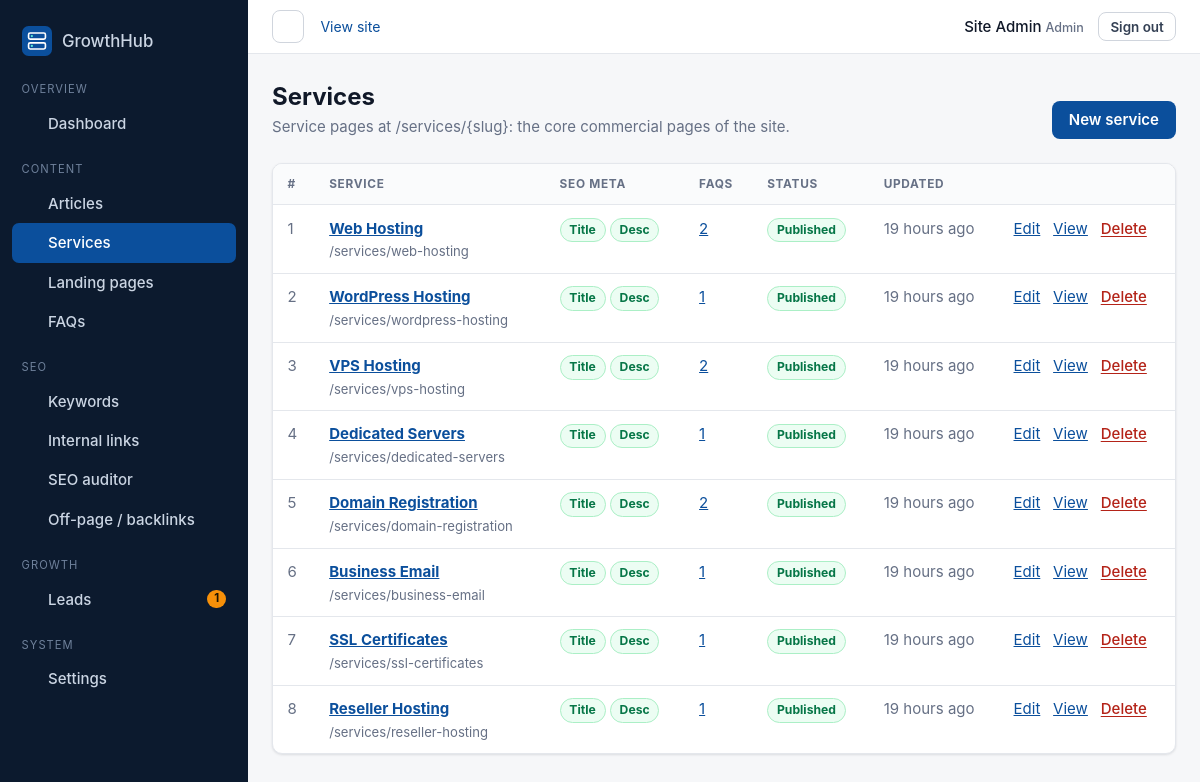
Page /admin/services/index.php (signed in) on the committed database.
### tables this page shows
CREATE TABLE users (
    id            INT UNSIGNED AUTO_INCREMENT PRIMARY KEY,
    name          VARCHAR(100) NOT NULL,
    email         VARCHAR(190) NOT NULL,
    password_hash VARCHAR(255) NOT NULL,
    role          ENUM('admin', 'editor') NOT NULL DEFAULT 'editor',
    last_login_at DATETIME NULL,
    notifications_seen_at DATETIME NULL,
    created_at    DATETIME NOT NULL DEFAULT CURRENT_TIMESTAMP,
    updated_at    DATETIME NOT NULL DEFAULT CURRENT_TIMESTAMP ON UPDATE CURRENT_TIMESTAMP,
    UNIQUE KEY uq_users_email (email)
);

CREATE TABLE services (
    id               INT UNSIGNED AUTO_INCREMENT PRIMARY KEY,
    name             VARCHAR(150) NOT NULL,
    slug             VARCHAR(120) NOT NULL,
    icon             VARCHAR(40)  NOT NULL DEFAULT 'server',
    description      VARCHAR(300) NOT NULL,
    content          MEDIUMTEXT   NOT NULL,
    features         TEXT         NULL COMMENT 'One feature per line',
    primary_keyword  VARCHAR(150) NULL,
    external_url     VARCHAR(255) NULL COMMENT 'Matching product page on syscom.co.in',
    benefits         TEXT         NULL COMMENT 'One benefit per line',
    cta_text         VARCHAR(150) NOT NULL DEFAULT 'Talk to our team',
    meta_title       VARCHAR(70)  NULL,
    meta_description VARCHAR(170) NULL,
    canonical_url    VARCHAR(255) NULL COMMENT 'Override only when another URL is the canonical version',
    og_title         VARCHAR(100) NULL,
    og_description   VARCHAR(200) NULL,
    sort_order       SMALLINT     NOT NULL DEFAULT 0,
    status           ENUM('draft', 'published') NOT NULL DEFAULT 'draft',
    created_at       DATETIME NOT NULL DEFAULT CURRENT_TIMESTAMP,
    updated_at       DATETIME NOT NULL DEFAULT CURRENT_TIMESTAMP ON UPDATE CURRENT_TIMESTAMP,
    UNIQUE KEY uq_services_slug (slug),
    KEY idx_services_status_order (status, sort_order)
);

### includes/bootstrap.php (called while the page is built, shortened)
<?php
function config(string $key, $default = null)
{
    $value = $GLOBALS['__config'];
    foreach (explode('.', $key) as $part) {
        $value = $value[$part];
    }
    return $value;
}
require APP_ROOT . '/config/database.php';
require APP_ROOT . '/includes/functions.php';
require APP_ROOT . '/includes/auth.php';
require APP_ROOT . '/includes/seo.php';
require APP_ROOT . '/includes/ui.php';
require APP_ROOT . '/modules/services/services.php';

### includes/auth.php (called while the page is built, shortened)
<?php
function current_user(): ?array
{
    static $user = false;
    if ($user !== false) {
        return $user;
    }
    $id = $_SESSION['user_id'] ?? null;
    $user = $id ? db_one('SELECT id, name, email, role FROM users WHERE id = ?', [$id]) : null;
    return $user;
}
function require_admin(array $roles = ['admin', 'editor']): array
{
    $idle = (int) config('session.idle_timeout');
    $user = current_user();
    return $user;
}

### config/database.php (called while the page is built, shortened)
<?php
function db(): PDO
{
    static $pdo = null;
    if ($pdo instanceof PDO) {
        return $pdo;
    }
    $c = config('db');
    $dsn = sprintf('mysql:host=%s;port=%d;dbname=%s;charset=%s', $c['host'], (int) $c['port'], $c['name'], $c['charset']);
    $pdo = new PDO($dsn, $c['user'], $c['pass'], [
        PDO::ATTR_ERRMODE            => PDO::ERRMODE_EXCEPTION,
        PDO::ATTR_DEFAULT_FETCH_MODE => PDO::FETCH_ASSOC,
        PDO::ATTR_EMULATE_PREPARES   => false,
        PDO::ATTR_STRINGIFY_FETCHES  => false,
    ]);
    $pdo->exec("SET time_zone = '+05:30'");
    return $pdo;
}
function db_query(string $sql, array $params = []): PDOStatement
{
    $stmt = db()->prepare($sql);
    $stmt->execute($params);
    return $stmt;
}
function db_one(string $sql, array $params = []): ?array
{
    $row = db_query($sql, $params)->fetch();
    return $row === false ? null : $row;
}
function db_all(string $sql, array $params = []): array
{
    return db_query($sql, $params)->fetchAll();
}
function db_value(string $sql, array $params = [])
{
    $value = db_query($sql, $params)->fetchColumn();
    return $value === false ? null : $value;
}

### admin/_init.php (called while the page is built, shortened)
<?php
require_once __DIR__ . '/../includes/bootstrap.php';
require_once APP_ROOT . '/includes/admin_ui.php';
if (!defined('ADMIN_PUBLIC')) {
    $user = require_admin($ADMIN_ROLES ?? ['admin', 'editor']);
}

### modules/services/services.php (called while the page is built, shortened)
<?php
function services_admin_list(): array
{
    return db_all(
        'SELECT s.id, s.name, s.slug, s.status, s.sort_order, s.meta_title, s.meta_description, s.updated_at,
                (SELECT COUNT(*) FROM faqs f WHERE f.service_id = s.id) AS faq_count
         FROM services s ORDER BY s.sort_order, s.name'
    );
}

### includes/seo.php (called while the page is built, shortened)
<?php
function seo_length_status(string $text, int $min, int $max): string
{
    $len = mb_strlen(trim($text));
    return $len < $min ? 'short' : ($len > $max ? 'long' : 'ok');
}

### admin/services/index.php (the view, shortened to what this page needs)
<?php
require __DIR__ . '/../_init.php';
$services = services_admin_list();
admin_header('Services', 'services');
?>
<div class="page-head">
    <div><h1>Services</h1><p>Service pages at /services/{slug}: the core commercial pages of the site.</p></div>
    <a class="btn btn-primary" href="<?= e(url('/admin/services/edit.php')) ?>">New service</a>
</div>
<?php if ($services): ?>
<div class="table-wrap"><table>
    <thead><tr><th>#</th><th>Service</th><th>SEO meta</th><th>FAQs</th><th>Status</th><th>Updated</th><th><span class="visually-hidden">Actions</span></th></tr></thead>
    <tbody>
    <?php foreach ($services as $s):
        $t = seo_length_status($s['meta_title'] ?: $s['name'], 25, SEO_TITLE_MAX);
        $d = seo_length_status((string) $s['meta_description'], 70, SEO_DESCRIPTION_MAX); ?>
        <tr>
            <td class="muted"><?= (int) $s['sort_order'] ?></td>
            <td><a href="<?= e(url('/admin/services/edit.php?id=' . $s['id'])) ?>"><strong><?= e($s['name']) ?></strong></a><span class="sub">/services/<?= e($s['slug']) ?></span></td>
            <td class="nowrap">
                <span class="badge badge-<?= $t === 'ok' ? 'success' : 'warning' ?>">Title</span>
                <span class="badge badge-<?= $d === 'ok' ? 'success' : ($d === 'missing' ? 'danger' : 'warning') ?>">Desc</span>
            </td>
            <td><a href="<?= e(url('/admin/faqs/?owner=service')) ?>"><?= (int) $s['faq_count'] ?></a></td>
            <td><?= status_badge($s['status']) ?></td>
            <td class="nowrap muted"><?= e(time_ago($s['updated_at'])) ?></td>
            <td><div class="row-actions">
                <a href="<?= e(url('/admin/services/edit.php?id=' . $s['id'])) ?>">Edit</a>
                <?php if ($s['status'] === 'published'): ?><a href="<?= e(url('/services/' . $s['slug'])) ?>" target="_blank" rel="noopener">View</a><?php endif; ?>
                <?= action_button('', 'Delete', ['id' => $s['id'], 'action' => 'delete'], 'btn-link danger', 'Delete this service? Its FAQs will also be deleted.') ?>
            </div></td>
        </tr>
    <?php endforeach; ?>
    </tbody>
</table></div>
<?php else: ?>
    <?= admin_empty('No services yet.', url('/admin/services/edit.php'), 'Add a service') ?>
<?php endif; ?>

### includes/admin_ui.php (shortened to what this page needs)
<?php
function admin_header(string $title, string $active = ''): void
{
    echo render_partial(APP_ROOT . '/admin/partials/layout-top.php', ['title' => $title, 'active' => $active, 'user' => current_user()]);
}
function admin_footer(): void
{
    echo render_partial(APP_ROOT . '/admin/partials/layout-bottom.php');
}
function action_button(string $action, string $label, array $fields = [], string $class = 'btn-link', string $confirm = ''): string
{
    $html = '<form method="post" action="' . e($action) . '" class="inline-form"' . ($confirm ? ' data-confirm="' . e($confirm) . '"' : '') . '>' . csrf_field();
    foreach ($fields as $k => $v) {
        $html .= '<input type="hidden" name="' . e($k) . '" value="' . e($v) . '">';
    }
    return $html . '<button type="submit" class="btn ' . e($class) . '">' . e($label) . '</button></form>';
}
function time_ago(?string $date): string
{
    $diff = time() - strtotime($date);
    foreach ([86400 * 30 => 'month', 86400 * 7 => 'week', 86400 => 'day', 3600 => 'hour', 60 => 'minute'] as $secs => $unit) {
        if ($diff >= $secs) {
            $n = (int) floor($diff / $secs);
            return $n . ' ' . $unit . ($n > 1 ? 's' : '') . ' ago';
        }
    }
    return 'just now';
}

### admin/partials/layout-top.php (shortened to what this page needs)
<?php
$sections = [
    'Overview' => [
        'dashboard' => ['/admin/dashboard.php', 'Dashboard', 'trending'],
    ],
    'Content' => [
        'posts'    => ['/admin/posts/', 'Articles', 'book'],
        'services' => ['/admin/services/', 'Services', 'server'],
        'landing'  => ['/admin/landing-pages/', 'Landing pages', 'zap'],
        'faqs'     => ['/admin/faqs/', 'FAQs', 'headset'],
    ],
    'SEO' => [
        'keywords'  => ['/admin/keywords/', 'Keywords', 'search'],
        'links'     => ['/admin/links/', 'Internal links', 'layers'],
        'audits'    => ['/admin/audits/', 'SEO auditor', 'shield'],
        'backlinks' => ['/admin/backlinks/', 'Off-page / backlinks', 'globe'],
    ],
    'Growth' => [
        'leads' => ['/admin/leads/', 'Leads', 'users'],
    ],
];
if (($user['role'] ?? '') === 'admin') {
    $sections['System'] = ['settings' => ['/admin/settings/', 'Settings', 'cpu']];
}
$newLeads = (int) db_value("SELECT COUNT(*) FROM leads WHERE status = 'new'");
?>
<!doctype html>
<html lang="en">
<head>
    <link rel="stylesheet" href="<?= e(asset('css/admin.css')) ?>">
</head>
<body class="admin">
<div class="admin-shell">
    <aside class="sidebar" id="sidebar">
        <a class="sidebar-brand" href="<?= e(url('/admin/dashboard.php')) ?>">
            <img src="<?= e(url('/assets/images/logo.svg')) ?>" alt="" width="30" height="30">
            <span>GrowthHub</span>
        </a>
        <nav aria-label="Admin">
            <?php foreach ($sections as $heading => $items): ?>
                <p class="nav-heading"><?= e($heading) ?></p>
                <ul>
                    <?php foreach ($items as $key => [$href, $label, $ic]): ?>
                        <li>
                            <a href="<?= e(url($href)) ?>"<?= $active === $key ? ' aria-current="page"' : '' ?>>
                                <?= icon($ic, 'icon icon-sm') ?> <span><?= e($label) ?></span>
                                <?php if ($key === 'leads' && $newLeads > 0): ?><span class="nav-count" title="New leads"><?= $newLeads ?></span><?php endif; ?>
                            </a>
                        </li>
                    <?php endforeach; ?>
                </ul>
            <?php endforeach; ?>
        </nav>
    </aside>
    <div class="admin-body">
        <header class="topbar">
            <button class="btn btn-icon sidebar-toggle" type="button" aria-controls="sidebar" aria-expanded="false">
                <?= icon('menu', 'icon icon-sm') ?><span class="visually-hidden">Toggle navigation</span>
            </button>
            <a class="topbar-site" href="<?= e(url('/')) ?>" target="_blank" rel="noopener">View site <?= icon('external', 'icon icon-xs') ?></a>
            <div class="topbar-user">
                <span><?= e($user['name'] ?? '') ?> <small class="role"><?= e($user['role'] ?? '') ?></small></span>
                <form method="post" action="<?= e(url('/admin/logout.php')) ?>" class="inline-form">
                    <button class="btn btn-sm btn-outline" type="submit">Sign out</button>
                </form>
            </div>
        </header>
        <main id="admin-main" class="admin-main" tabindex="-1">

### includes/functions.php (shortened to what this page needs)
<?php
function e($value): string
{
    return htmlspecialchars((string) ($value ?? ''), ENT_QUOTES | ENT_SUBSTITUTE | ENT_HTML5, 'UTF-8');
}
function base_path(): string
{
    static $path = null;
    if ($path === null) {
        $path = rtrim((string) parse_url(config('app.base_url'), PHP_URL_PATH), '/');
    }
    return $path;
}
function url(string $path = '/'): string
{
    $path = '/' . ltrim($path, '/');
    return base_path() . ($path === '/' ? '/' : $path);
}
function asset(string $path): string
{
    $file = APP_ROOT . '/assets/' . ltrim($path, '/');
    $version = is_file($file) ? filemtime($file) : 0;
    return url('/assets/' . ltrim($path, '/')) . '?v=' . $version;
}
function render_partial(string $file, array $vars = []): string
{
    extract($vars, EXTR_SKIP);
    require $file;
    return (string) ob_get_clean();
}
function status_badge(string $status): string
{
    $map = [
        'published' => 'success', 'live' => 'success', 'active' => 'success', 'won' => 'success', 'mapped' => 'success',
        'draft' => 'muted', 'paused' => 'muted', 'closed' => 'muted', 'inactive' => 'muted', 'archived' => 'muted',
        'new' => 'info', 'opportunity' => 'info', 'researching' => 'info',
        'pending' => 'warning', 'submitted' => 'warning', 'contacted' => 'warning', 'qualified' => 'warning', 'targeting' => 'warning',
        'rejected' => 'danger', 'lost' => 'danger', 'spam' => 'danger',
    ];
    $tone = $map[strtolower($status)] ?? 'muted';
    return '<span class="badge badge-' . $tone . '">' . e(ucfirst($status)) . '</span>';
}

### rows in the picture
users: name "Site Admin", role "Admin"
services: sort_order "1", name "Web Hosting", slug "web-hosting", faq_count "2", status "Published", updated_at "19 hours ago"
services: sort_order "2", name "WordPress Hosting", slug "wordpress-hosting", faq_count "1", status "Published", updated_at "19 hours ago"
services: sort_order "3", name "VPS Hosting", slug "vps-hosting", faq_count "2", status "Published", updated_at "19 hours ago"
services: sort_order "4", name "Dedicated Servers", slug "dedicated-servers", faq_count "1", status "Published", updated_at "19 hours ago"
services: sort_order "5", name "Domain Registration", slug "domain-registration", faq_count "2", status "Published", updated_at "19 hours ago"
services: sort_order "6", name "Business Email", slug "business-email", faq_count "1", status "Published", updated_at "19 hours ago"
services: sort_order "7", name "SSL Certificates", slug "ssl-certificates", faq_count "1", status "Published", updated_at "19 hours ago"
services: sort_order "8", name "Reseller Hosting", slug "reseller-hosting", faq_count "1", status "Published", updated_at "19 hours ago"

### other values in the picture
$heading "OVERVIEW"
$label "Dashboard"
$heading "CONTENT"
$label "Articles"
$label "Services"
$label "Landing pages"
$label "FAQs"
$heading "SEO"
$label "Keywords"
$label "Internal links"
$label "SEO auditor"
$label "Off-page / backlinks"
$heading "GROWTH"
$label "Leads"
$newLeads "1"
